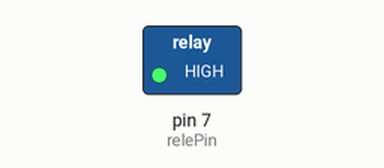
Bench run of a sketch on a simulated Arduino Uno, built with avr-gcc and run on an emulated ATmega328P. Shown: switched loads named in the sketch (green lamp = pin HIGH). Dashed ring = blinking. What the sketch prints to the serial monitor is not drawn.

Above: at 0.5 s.
Timing chart, 0 to 4.6 s (numbered marks = the images above):
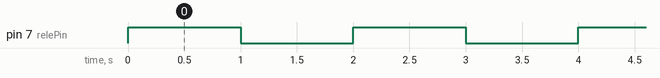

The sketch:

hello_rele.ino
```cpp
int relePin = 7; // Pino digital conectado ao relé

void setup() {
  pinMode(relePin, OUTPUT); // Configura o pino como saída
  Serial.begin(9600);
}

void loop() {
  digitalWrite(relePin, HIGH); // Liga o relé
  Serial.println("Relé ligado");
  delay(1000); // Espera 1 segundo
  digitalWrite(relePin, LOW); // Desliga o relé
  Serial.println("Relé desligado");
  delay(1000); // Espera 1 segundo
}
```

Measured:
- by itself, pin 7 (relePin): alternates HIGH for 1.0 s and LOW for 1.0 s
